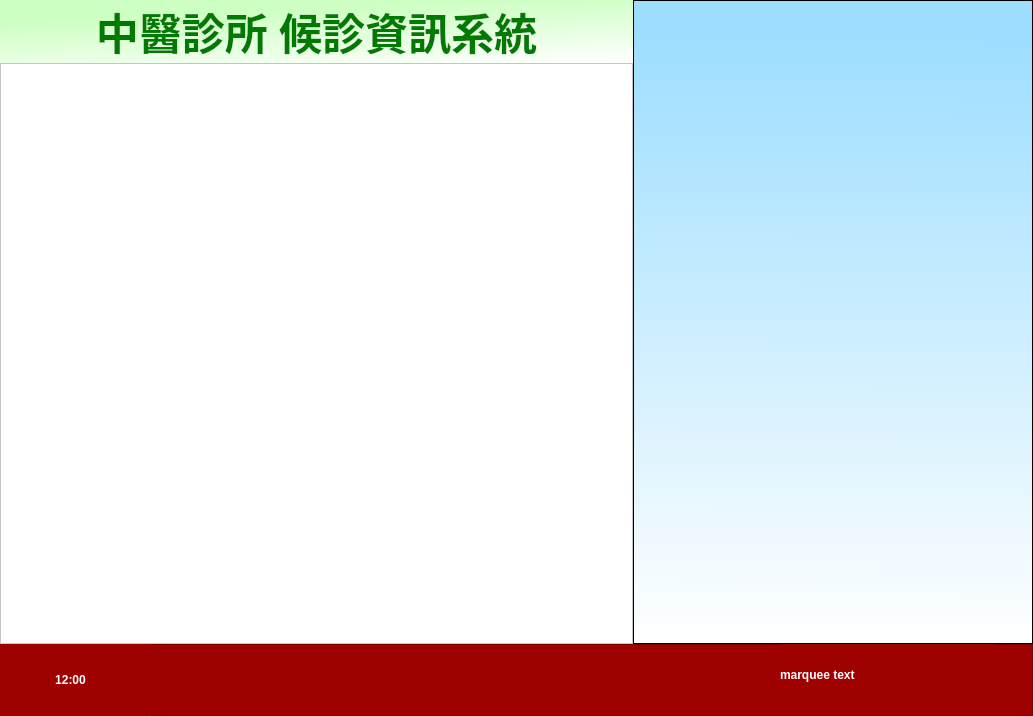
<?xml version="1.0" encoding="UTF-8"?>
<ui version="4.0">
 <class>MainWindow</class>
 <widget class="QMainWindow" name="MainWindow">
  <property name="windowModality">
   <enum>Qt::NonModal</enum>
  </property>
  <property name="geometry">
   <rect>
    <x>0</x>
    <y>0</y>
    <width>1033</width>
    <height>716</height>
   </rect>
  </property>
  <property name="windowTitle">
   <string>滿地富醫療資訊管理系統</string>
  </property>
  <widget class="QWidget" name="centralwidget">
   <layout class="QHBoxLayout" name="horizontalLayout">
    <property name="spacing">
     <number>0</number>
    </property>
    <property name="leftMargin">
     <number>0</number>
    </property>
    <property name="topMargin">
     <number>0</number>
    </property>
    <property name="rightMargin">
     <number>0</number>
    </property>
    <property name="bottomMargin">
     <number>0</number>
    </property>
    <item>
     <layout class="QVBoxLayout" name="verticalLayout">
      <property name="spacing">
       <number>0</number>
      </property>
      <item>
       <layout class="QHBoxLayout" name="horizontalLayout_2">
        <property name="spacing">
         <number>0</number>
        </property>
        <item>
         <layout class="QVBoxLayout" name="verticalLayout_media">
          <property name="spacing">
           <number>0</number>
          </property>
          <item>
           <layout class="QHBoxLayout" name="horizontalLayout_3">
            <property name="spacing">
             <number>0</number>
            </property>
            <item>
             <widget class="QLabel" name="label_title">
              <property name="sizePolicy">
               <sizepolicy hsizetype="Expanding" vsizetype="Fixed">
                <horstretch>0</horstretch>
                <verstretch>0</verstretch>
               </sizepolicy>
              </property>
              <property name="font">
               <font>
                <family>微軟正黑體</family>
                <pointsize>32</pointsize>
                <weight>75</weight>
                <italic>false</italic>
                <bold>true</bold>
               </font>
              </property>
              <property name="styleSheet">
               <string notr="true">font: 32pt &quot;微軟正黑體&quot;;
font-weight: bold;
color: rgb(0, 122, 0);
background-color: qlineargradient(spread:pad, x1:0.547, y1:0.0795455, x2:1, y2:1, stop:0 rgba(204, 255, 193, 255), stop:1 rgba(255, 255, 255, 255));</string>
              </property>
              <property name="lineWidth">
               <number>1</number>
              </property>
              <property name="text">
               <string>中醫診所 候診資訊系統</string>
              </property>
              <property name="alignment">
               <set>Qt::AlignCenter</set>
              </property>
             </widget>
            </item>
           </layout>
          </item>
          <item>
           <widget class="QFrame" name="frame_youtube">
            <property name="sizePolicy">
             <sizepolicy hsizetype="Expanding" vsizetype="Expanding">
              <horstretch>0</horstretch>
              <verstretch>0</verstretch>
             </sizepolicy>
            </property>
            <property name="styleSheet">
             <string notr="true">background-color: rgb(255, 255, 255);</string>
            </property>
            <property name="frameShape">
             <enum>QFrame::StyledPanel</enum>
            </property>
            <property name="frameShadow">
             <enum>QFrame::Raised</enum>
            </property>
           </widget>
          </item>
         </layout>
        </item>
        <item>
         <widget class="QTextBrowser" name="textBrowser_waiting_list">
          <property name="maximumSize">
           <size>
            <width>400</width>
            <height>16777215</height>
           </size>
          </property>
          <property name="styleSheet">
           <string notr="true">background-color: qlineargradient(spread:pad, x1:0.516, y1:0.0568182, x2:0.511, y2:1, stop:0 rgba(157, 222, 255, 255), stop:1 rgba(255, 255, 255, 255));</string>
          </property>
          <property name="lineWidth">
           <number>0</number>
          </property>
          <property name="cursorWidth">
           <number>0</number>
          </property>
         </widget>
        </item>
       </layout>
      </item>
      <item>
       <widget class="QFrame" name="frame">
        <property name="minimumSize">
         <size>
          <width>0</width>
          <height>72</height>
         </size>
        </property>
        <property name="styleSheet">
         <string notr="true">
background-color: rgb(159, 0, 0);</string>
        </property>
        <property name="frameShape">
         <enum>QFrame::StyledPanel</enum>
        </property>
        <property name="frameShadow">
         <enum>QFrame::Raised</enum>
        </property>
        <widget class="QLabel" name="label_marquee">
         <property name="geometry">
          <rect>
           <x>780</x>
           <y>0</y>
           <width>216</width>
           <height>61</height>
          </rect>
         </property>
         <property name="sizePolicy">
          <sizepolicy hsizetype="Preferred" vsizetype="Preferred">
           <horstretch>0</horstretch>
           <verstretch>0</verstretch>
          </sizepolicy>
         </property>
         <property name="styleSheet">
          <string notr="true">font: 32pt &quot;微軟正黑體&quot;;
font-weight:bold;
color: rgb(255, 255, 255);</string>
         </property>
         <property name="text">
          <string>marquee text</string>
         </property>
         <property name="wordWrap">
          <bool>false</bool>
         </property>
        </widget>
        <widget class="QLabel" name="label_clock">
         <property name="geometry">
          <rect>
           <x>-10</x>
           <y>-20</y>
           <width>161</width>
           <height>111</height>
          </rect>
         </property>
         <property name="sizePolicy">
          <sizepolicy hsizetype="Preferred" vsizetype="Preferred">
           <horstretch>0</horstretch>
           <verstretch>0</verstretch>
          </sizepolicy>
         </property>
         <property name="styleSheet">
          <string notr="true">font: 32pt &quot;微軟正黑體&quot;;
font-weight:bold;
color: rgb(255, 255, 255);</string>
         </property>
         <property name="text">
          <string>12:00</string>
         </property>
         <property name="alignment">
          <set>Qt::AlignCenter</set>
         </property>
         <property name="wordWrap">
          <bool>false</bool>
         </property>
        </widget>
       </widget>
      </item>
     </layout>
    </item>
   </layout>
  </widget>
  <action name="action_convert">
   <property name="icon">
    <iconset>
     <normaloff>../icons/document-import.svg</normaloff>../icons/document-import.svg</iconset>
   </property>
   <property name="text">
    <string>轉檔</string>
   </property>
  </action>
  <action name="action_ins_check">
   <property name="icon">
    <iconset>
     <normaloff>../icons/dialog-question.png</normaloff>../icons/dialog-question.png</iconset>
   </property>
   <property name="text">
    <string>申報檢查</string>
   </property>
   <property name="shortcut">
    <string>Ctrl+1</string>
   </property>
   <property name="shortcutContext">
    <enum>Qt::WindowShortcut</enum>
   </property>
  </action>
  <action name="action_ins_apply">
   <property name="icon">
    <iconset>
     <normaloff>../icons/mail-send.svg</normaloff>../icons/mail-send.svg</iconset>
   </property>
   <property name="text">
    <string>健保申報</string>
   </property>
   <property name="shortcut">
    <string>Ctrl+2</string>
   </property>
  </action>
  <action name="action_ins_judge">
   <property name="icon">
    <iconset>
     <normaloff>../icons/accessories-dictionary.png</normaloff>../icons/accessories-dictionary.png</iconset>
   </property>
   <property name="text">
    <string>健保抽審</string>
   </property>
   <property name="shortcut">
    <string>Ctrl+3</string>
   </property>
  </action>
  <action name="action_registration">
   <property name="icon">
    <iconset>
     <normaloff>../icons/add-files-to-archive.svg</normaloff>../icons/add-files-to-archive.svg</iconset>
   </property>
   <property name="text">
    <string>門診掛號</string>
   </property>
  </action>
  <action name="action_return_card">
   <property name="icon">
    <iconset>
     <normaloff>../icons/contact-new.svg</normaloff>../icons/contact-new.svg</iconset>
   </property>
   <property name="text">
    <string>健保卡欠還卡</string>
   </property>
  </action>
  <action name="action_checkout">
   <property name="icon">
    <iconset>
     <normaloff>../icons/accessories-calculator.png</normaloff>../icons/accessories-calculator.png</iconset>
   </property>
   <property name="text">
    <string>掛號櫃台結帳</string>
   </property>
  </action>
  <action name="action_patient_list">
   <property name="icon">
    <iconset>
     <normaloff>../icons/emblem-documents.png</normaloff>../icons/emblem-documents.png</iconset>
   </property>
   <property name="text">
    <string>病患查詢</string>
   </property>
  </action>
  <action name="action_ins_record_upload">
   <property name="icon">
    <iconset>
     <normaloff>../icons/mail-send.png</normaloff>../icons/mail-send.png</iconset>
   </property>
   <property name="text">
    <string>健保IC卡資料上傳</string>
   </property>
  </action>
  <action name="action_cashier">
   <property name="icon">
    <iconset>
     <normaloff>../icons/software-update-urgent.png</normaloff>../icons/software-update-urgent.png</iconset>
   </property>
   <property name="text">
    <string>批價作業</string>
   </property>
  </action>
  <action name="action_settings">
   <property name="icon">
    <iconset>
     <normaloff>../icons/preferences-system.png</normaloff>../icons/preferences-system.png</iconset>
   </property>
   <property name="text">
    <string>系統設定</string>
   </property>
  </action>
  <action name="action_charge">
   <property name="icon">
    <iconset>
     <normaloff>../icons/edit-select-all.svg</normaloff>../icons/edit-select-all.svg</iconset>
   </property>
   <property name="text">
    <string>收費設定</string>
   </property>
  </action>
  <action name="action_users">
   <property name="icon">
    <iconset>
     <normaloff>../icons/system-users.png</normaloff>../icons/system-users.png</iconset>
   </property>
   <property name="text">
    <string>使用者管理</string>
   </property>
  </action>
  <action name="action_diagnostic">
   <property name="icon">
    <iconset>
     <normaloff>../icons/user-info.png</normaloff>../icons/user-info.png</iconset>
   </property>
   <property name="text">
    <string>診察資料</string>
   </property>
  </action>
  <action name="action_medicine">
   <property name="icon">
    <iconset>
     <normaloff>../icons/accessories-dictionary.png</normaloff>../icons/accessories-dictionary.png</iconset>
   </property>
   <property name="text">
    <string>處方資料</string>
   </property>
  </action>
  <action name="action_ic_card">
   <property name="icon">
    <iconset>
     <normaloff>../icons/ic_card.jpg</normaloff>../icons/ic_card.jpg</iconset>
   </property>
   <property name="text">
    <string>健保卡讀卡機</string>
   </property>
  </action>
  <action name="action_waiting_list">
   <property name="icon">
    <iconset>
     <normaloff>../icons/accessories-text-editor.png</normaloff>../icons/accessories-text-editor.png</iconset>
   </property>
   <property name="text">
    <string>醫師看診作業</string>
   </property>
  </action>
  <action name="action_medical_record_list">
   <property name="icon">
    <iconset>
     <normaloff>../icons/folder-saved-search.png</normaloff>../icons/folder-saved-search.png</iconset>
   </property>
   <property name="text">
    <string>病歷查詢</string>
   </property>
  </action>
  <action name="action_medical_record_statistics">
   <property name="icon">
    <iconset>
     <normaloff>../icons/x-office-calendar.png</normaloff>../icons/x-office-calendar.png</iconset>
   </property>
   <property name="text">
    <string>病歷統計</string>
   </property>
  </action>
  <action name="action_show_side_bar">
   <property name="checkable">
    <bool>true</bool>
   </property>
   <property name="checked">
    <bool>false</bool>
   </property>
   <property name="icon">
    <iconset>
     <normaloff>../icons/preferences-desktop-accessibility.png</normaloff>../icons/preferences-desktop-accessibility.png</iconset>
   </property>
   <property name="text">
    <string>顯示/關閉側邊欄</string>
   </property>
   <property name="shortcut">
    <string>F4</string>
   </property>
  </action>
  <action name="action_doctor_nurse_table">
   <property name="icon">
    <iconset>
     <normaloff>../icons/system-users.png</normaloff>../icons/system-users.png</iconset>
   </property>
   <property name="text">
    <string>護士跟診表</string>
   </property>
  </action>
  <action name="action_purchase">
   <property name="icon">
    <iconset>
     <normaloff>../icons/user-available.png</normaloff>../icons/user-available.png</iconset>
   </property>
   <property name="text">
    <string>櫃台購藥</string>
   </property>
  </action>
  <action name="action_export_emr_xml">
   <property name="icon">
    <iconset>
     <normaloff>../icons/document-export.svg</normaloff>../icons/document-export.svg</iconset>
   </property>
   <property name="text">
    <string>匯出電子病歷交換檔 - xml</string>
   </property>
  </action>
  <action name="action_certificate_diagnosis">
   <property name="icon">
    <iconset>
     <normaloff>../icons/accessories-text-editor.png</normaloff>../icons/accessories-text-editor.png</iconset>
   </property>
   <property name="text">
    <string>診斷證明書</string>
   </property>
  </action>
  <action name="action_certificate_payment">
   <property name="icon">
    <iconset>
     <normaloff>../icons/edit-select-all.svg</normaloff>../icons/edit-select-all.svg</iconset>
   </property>
   <property name="text">
    <string>醫療費用證明書</string>
   </property>
  </action>
  <action name="action_update">
   <property name="icon">
    <iconset>
     <normaloff>../icons/emblem-synchronizing.png</normaloff>../icons/emblem-synchronizing.png</iconset>
   </property>
   <property name="text">
    <string>醫療軟體更新</string>
   </property>
  </action>
  <action name="action_doctor_schedule">
   <property name="icon">
    <iconset>
     <normaloff>../icons/gtk-select-all.svg</normaloff>../icons/gtk-select-all.svg</iconset>
   </property>
   <property name="text">
    <string>醫師班表</string>
   </property>
  </action>
  <action name="action_ins_drug">
   <property name="icon">
    <iconset>
     <normaloff>../icons/emblem-synchronizing.png</normaloff>../icons/emblem-synchronizing.png</iconset>
   </property>
   <property name="text">
    <string>健保藥品</string>
   </property>
  </action>
  <action name="action_statistics_doctor">
   <property name="icon">
    <iconset>
     <normaloff>../icons/stock_select-all.svg</normaloff>../icons/stock_select-all.svg</iconset>
   </property>
   <property name="text">
    <string>醫師統計</string>
   </property>
  </action>
  <action name="action_statistics_return_rate">
   <property name="icon">
    <iconset>
     <normaloff>../icons/edit-redo.svg</normaloff>../icons/edit-redo.svg</iconset>
   </property>
   <property name="text">
    <string>回診率統計</string>
   </property>
   <property name="toolTip">
    <string>回診率統計</string>
   </property>
  </action>
  <action name="action_restore_records">
   <property name="icon">
    <iconset>
     <normaloff>../icons/undo.svg</normaloff>../icons/undo.svg</iconset>
   </property>
   <property name="text">
    <string>資料回復</string>
   </property>
  </action>
  <action name="action_hosts">
   <property name="icon">
    <iconset>
     <normaloff>../icons/network-workgroup.png</normaloff>../icons/network-workgroup.png</iconset>
   </property>
   <property name="text">
    <string>分院連線設定</string>
   </property>
  </action>
  <action name="action_database_repair">
   <property name="icon">
    <iconset>
     <normaloff>../icons/drive-multidisk.png</normaloff>../icons/drive-multidisk.png</iconset>
   </property>
   <property name="text">
    <string>資料庫修復</string>
   </property>
  </action>
  <action name="action_misc">
   <property name="icon">
    <iconset>
     <normaloff>../icons/applications-other.png</normaloff>../icons/applications-other.png</iconset>
   </property>
   <property name="text">
    <string>其他資料</string>
   </property>
  </action>
  <action name="action_statistics_medicine">
   <property name="icon">
    <iconset>
     <normaloff>../icons/emblem-documents.png</normaloff>../icons/emblem-documents.png</iconset>
   </property>
   <property name="text">
    <string>用藥統計</string>
   </property>
  </action>
  <action name="action_examination_list">
   <property name="icon">
    <iconset>
     <normaloff>../icons/applications-engineering.png</normaloff>../icons/applications-engineering.png</iconset>
   </property>
   <property name="text">
    <string>檢驗報告查詢</string>
   </property>
   <property name="toolTip">
    <string>檢驗報告查詢</string>
   </property>
  </action>
  <action name="action_examination">
   <property name="icon">
    <iconset>
     <normaloff>../icons/accessories-text-editor.png</normaloff>../icons/accessories-text-editor.png</iconset>
   </property>
   <property name="text">
    <string>檢驗報告登錄</string>
   </property>
   <property name="toolTip">
    <string>檢驗報告登錄</string>
   </property>
  </action>
  <action name="action_import_medical_record">
   <property name="icon">
    <iconset>
     <normaloff>../icons/document-import.svg</normaloff>../icons/document-import.svg</iconset>
   </property>
   <property name="text">
    <string>匯入病歷資料JSON</string>
   </property>
   <property name="toolTip">
    <string>匯入病歷資料JSON</string>
   </property>
  </action>
  <action name="action_statistics_ins_performance">
   <property name="icon">
    <iconset>
     <normaloff>../icons/trophy-gold.png</normaloff>../icons/trophy-gold.png</iconset>
   </property>
   <property name="text">
    <string>健保申報業績</string>
   </property>
   <property name="toolTip">
    <string>健保申報業績</string>
   </property>
  </action>
  <action name="action_statistics_doctor_commission">
   <property name="icon">
    <iconset>
     <normaloff>../icons/face-angel.png</normaloff>../icons/face-angel.png</iconset>
   </property>
   <property name="text">
    <string>醫師銷售業績統計</string>
   </property>
   <property name="toolTip">
    <string>醫師銷售業績統計</string>
   </property>
  </action>
  <action name="action_massage_registration">
   <property name="icon">
    <iconset>
     <normaloff>../icons/accessories-text-editor.png</normaloff>../icons/accessories-text-editor.png</iconset>
   </property>
   <property name="text">
    <string>養生館掛號</string>
   </property>
  </action>
  <action name="action_event_log">
   <property name="icon">
    <iconset>
     <normaloff>../icons/accessories-dictionary.png</normaloff>../icons/accessories-dictionary.png</iconset>
   </property>
   <property name="text">
    <string>系統日誌</string>
   </property>
   <property name="toolTip">
    <string>系統日誌</string>
   </property>
  </action>
  <action name="action_statistics_ins_discount">
   <property name="icon">
    <iconset>
     <normaloff>../icons/face-smile.png</normaloff>../icons/face-smile.png</iconset>
   </property>
   <property name="text">
    <string>健保門診優惠統計</string>
   </property>
   <property name="toolTip">
    <string>健保門診優惠統計</string>
   </property>
  </action>
  <action name="action_statistics_multiple_performance">
   <property name="icon">
    <iconset>
     <normaloff>../icons/trophy-gold.png</normaloff>../icons/trophy-gold.png</iconset>
   </property>
   <property name="text">
    <string>綜合業績報表</string>
   </property>
   <property name="toolTip">
    <string>綜合業績報表</string>
   </property>
  </action>
  <action name="action_statistics_daily">
   <property name="icon">
    <iconset>
     <normaloff>../icons/gtk-select-all.svg</normaloff>../icons/gtk-select-all.svg</iconset>
   </property>
   <property name="text">
    <string>日報表</string>
   </property>
   <property name="toolTip">
    <string>日報表</string>
   </property>
  </action>
  <action name="action_exam_result">
   <property name="icon">
    <iconset>
     <normaloff>../icons/applications-science.png</normaloff>../icons/applications-science.png</iconset>
   </property>
   <property name="text">
    <string>醫事檢驗所報告</string>
   </property>
   <property name="toolTip">
    <string>醫事檢驗所報告</string>
   </property>
  </action>
  <action name="action_statistics_no_return_rate">
   <property name="icon">
    <iconset>
     <normaloff>../icons/gtk-undo-ltr.svg</normaloff>../icons/gtk-undo-ltr.svg</iconset>
   </property>
   <property name="text">
    <string>未回診統計</string>
   </property>
   <property name="toolTip">
    <string>未回診統計</string>
   </property>
  </action>
  <action name="action_case_template">
   <property name="icon">
    <iconset>
     <normaloff>../icons/editcopy.svg</normaloff>../icons/editcopy.svg</iconset>
   </property>
   <property name="text">
    <string>參考病歷</string>
   </property>
   <property name="toolTip">
    <string>參考病歷</string>
   </property>
  </action>
  <action name="action_statistics_massager">
   <property name="icon">
    <iconset>
     <normaloff>../icons/system-users.png</normaloff>../icons/system-users.png</iconset>
   </property>
   <property name="text">
    <string>推拿師統計</string>
   </property>
   <property name="toolTip">
    <string>推拿師統計</string>
   </property>
  </action>
  <action name="action_2">
   <property name="text">
    <string>分院資料設定</string>
   </property>
  </action>
  <action name="action_branch_settings">
   <property name="text">
    <string>分院統計設定</string>
   </property>
  </action>
  <action name="action_statistics_branch_project">
   <property name="text">
    <string>分院專案統計</string>
   </property>
  </action>
  <action name="action_branch_daily_income">
   <property name="text">
    <string>分院日報表</string>
   </property>
  </action>
  <action name="action_commission_summary">
   <property name="icon">
    <iconset>
     <normaloff>../icons/trophy-gold.png</normaloff>../icons/trophy-gold.png</iconset>
   </property>
   <property name="text">
    <string>自費銷售抽成總表</string>
   </property>
  </action>
  <action name="action_sales_summary">
   <property name="icon">
    <iconset>
     <normaloff>../icons/trophy-silver.png</normaloff>../icons/trophy-silver.png</iconset>
   </property>
   <property name="text">
    <string>自費銷售金額總表</string>
   </property>
  </action>
  <action name="action_export_all_database">
   <property name="icon">
    <iconset>
     <normaloff>../icons/filesave.svg</normaloff>../icons/filesave.svg</iconset>
   </property>
   <property name="text">
    <string>匯出全部資料庫</string>
   </property>
   <property name="toolTip">
    <string>匯出全部資料庫</string>
   </property>
  </action>
  <action name="action_import_all_database">
   <property name="icon">
    <iconset>
     <normaloff>../icons/software-update-urgent.png</normaloff>../icons/software-update-urgent.png</iconset>
   </property>
   <property name="text">
    <string>匯入全部資料庫</string>
   </property>
   <property name="toolTip">
    <string>匯入全部資料庫</string>
   </property>
  </action>
  <action name="action_export_medical_record_json">
   <property name="icon">
    <iconset>
     <normaloff>../icons/document-export.svg</normaloff>../icons/document-export.svg</iconset>
   </property>
   <property name="text">
    <string>匯出病歷資料JSON</string>
   </property>
   <property name="toolTip">
    <string>匯出病歷資料JSON</string>
   </property>
  </action>
  <action name="action_debt">
   <property name="icon">
    <iconset>
     <normaloff>../icons/face-crying.png</normaloff>../icons/face-crying.png</iconset>
   </property>
   <property name="text">
    <string>欠還款作業</string>
   </property>
   <property name="toolTip">
    <string>欠還款作業</string>
   </property>
  </action>
  <action name="action_pharmacist_schedule">
   <property name="icon">
    <iconset>
     <normaloff>../icons/x-office-calendar.png</normaloff>../icons/x-office-calendar.png</iconset>
   </property>
   <property name="text">
    <string>藥師班表</string>
   </property>
   <property name="toolTip">
    <string>藥師班表</string>
   </property>
  </action>
  <action name="action_statistics_ins_pregnant">
   <property name="icon">
    <iconset>
     <normaloff>../icons/gohome.svg</normaloff>../icons/gohome.svg</iconset>
   </property>
   <property name="text">
    <string>孕產照護報表</string>
   </property>
   <property name="toolTip">
    <string>孕產照護報表</string>
   </property>
  </action>
  <action name="action_statistics_period_count">
   <property name="icon">
    <iconset>
     <normaloff>../icons/system-users.png</normaloff>../icons/system-users.png</iconset>
   </property>
   <property name="text">
    <string>診數統計</string>
   </property>
   <property name="toolTip">
    <string>診數統計表表</string>
   </property>
  </action>
  <action name="action_purchase_records">
   <property name="icon">
    <iconset>
     <normaloff>../icons/accessories-calculator.png</normaloff>../icons/accessories-calculator.png</iconset>
   </property>
   <property name="text">
    <string>自費銷售記錄</string>
   </property>
  </action>
 </widget>
 <resources/>
 <connections/>
</ui>
